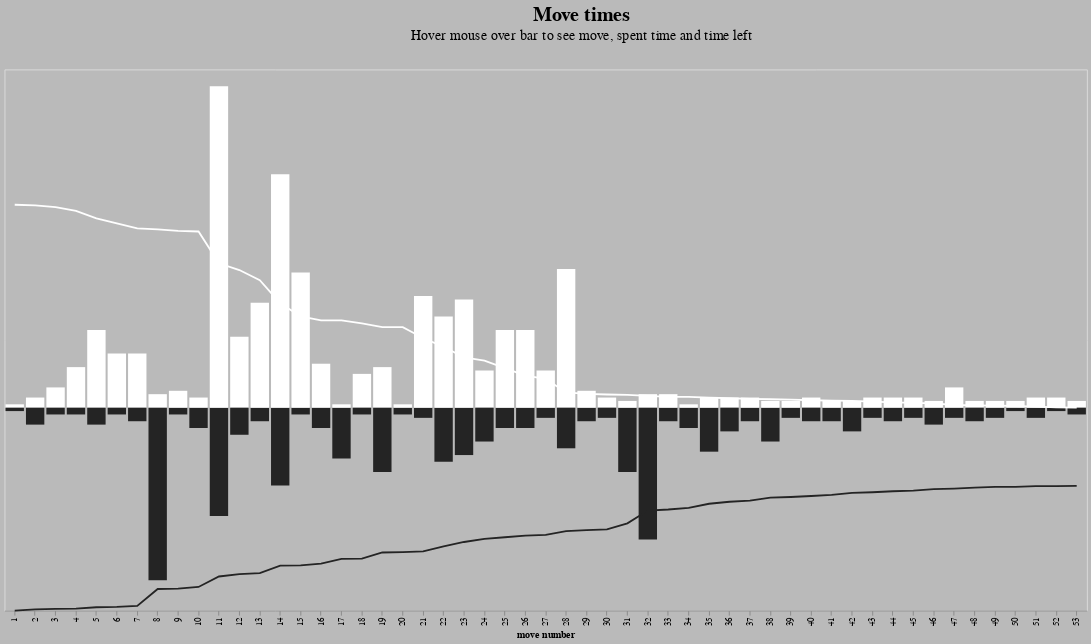

Write notebook code for a chart like this one.
### Code cell
time_left_chart = alt.Chart(clk_eval_corr).mark_line().encode(
    x = alt.X('move number:O', sort='ascending'),
    y = alt.X('time left sec:Q', axis=None),
    color=alt.Color('player:N', scale=alt.Scale(range=['#242424', 'white']), legend=None),
)


time_spent_chart = alt.Chart(clk_eval_corr).mark_bar().encode(
    x = alt.X('move number:O', sort='ascending'),
    y = alt.X('time spent:Q', axis=None),
    color=alt.Color('player:N', scale=alt.Scale(range=['#242424', 'white']), legend=None),
    tooltip=[alt.Tooltip("move"),
             alt.Tooltip("time spent format", title="time spent"),
             alt.Tooltip("time left")]
)


(time_spent_chart + time_left_chart).properties(
    height=600,
    width=1200,
    padding=5,
    title=alt.TitleParams(
        text='Move times',
        subtitle=['Hover mouse over bar to see move, spent time and time left'],
        font='ALTAIR HEAVY',
        fontSize=22,
        subtitleFont='ALTAIR HEAVY',
        dy=-25,
        dx=40,
        subtitleFontSize=16)
).configure(background="#bababa")

### Figure 1 — Vega-Lite specification as saved in the notebook (floating-point values rounded to 4 significant figures)
{"config": {"view": {"continuousWidth": 400, "continuousHeight": 300}, "background": "#bababa"}, "layer": [{"mark": "bar", "encoding": {"color": {"type": "nominal", "field": "player", "legend": null, "scale": {"range": ["#242424", "white"]}}, "tooltip": [{"type": "nominal", "field": "move"}, {"type": "nominal", "field": "time spent format", "title": "time spent"}, {"type": "nominal", "field": "time left"}], "x": {"type": "ordinal", "field": "move number", "sort": "ascending"}, "y": {"type": "quantitative", "axis": null, "field": "time spent"}}}, {"mark": "line", "encoding": {"color": {"type": "nominal", "field": "player", "legend": null, "scale": {"range": ["#242424", "white"]}}, "x": {"type": "ordinal", "field": "move number", "sort": "ascending"}, "y": {"type": "quantitative", "axis": null, "field": "time left sec"}}}], "data": {"name": "data-1a4bd0ec0d1106aaaf187aab7ca2065f"}, "height": 600, "padding": 5, "title": {"text": "Move times", "dx": 40, "dy": -25, "font": "ALTAIR HEAVY", "fontSize": 22, "subtitle": ["Hover mouse over bar to see move, spent time and time left"], "subtitleFont": "ALTAIR HEAVY", "subtitleFontSize": 16}, "width": 1200, "$schema": "https://vega.github.io/schema/vega-lite/v4.8.1.json", "datasets": {"data-1a4bd0ec0d1106aaaf187aab7ca2065f": [{"eval_diff": 0.0, "move": "d2d4", "move number": 1.0, "player": "white", "time left": "0:10:00", "time left sec": "60.0", "time spent": 1.0, "time spent abs": 0.0, "time spent format": "0", "time spent log": 0.0}, {"eval_diff": -0.37, "move": "d7d5", "move number": 1.0, "player": "black", "time left": "0:10:00", "time left sec": "-60.0", "time spent": -1.0, "time spent abs": 0.0, "time spent format": "0", "time spent log": 0.0}, {"eval_diff": -0.37, "move": "c1f4", "move number": 2.0, "player": "white", "time left": "0:09:58", "time left sec": "59.8", "time spent": 3.0, "time spent abs": 2.0, "time spent format": "0:00:02", "time spent log": 0.6931}, {"eval_diff": -1.05, "move": "f7f5", "move number": 2.0, "player": "black", "time left": "0:09:56", "time left sec": "-59.6", "time spent": -5.0, "time spent abs": 4.0, "time spent format": "0:00:04", "time spent log": 1.386}, {"eval_diff": -0.13, "move": "g1f3", "move number": 3.0, "player": "white", "time left": "0:09:53", "time left sec": "59.3", "time spent": 6.0, "time spent abs": 5.0, "time spent format": "0:00:05", "time spent log": 1.609}, {"eval_diff": -1.51, "move": "h7h6", "move number": 3.0, "player": "black", "time left": "0:09:55", "time left sec": "-59.5", "time spent": -2.0, "time spent abs": 1.0, "time spent format": "0:00:01", "time spent log": 0.0}, {"eval_diff": -1.03, "move": "h2h3", "move number": 4.0, "player": "white", "time left": "0:09:42", "time left sec": "58.2", "time spent": 12.0, "time spent abs": 11.0, "time spent format": "0:00:11", "time spent log": 2.398}, {"eval_diff": -0.07, "move": "g7g5", "move number": 4.0, "player": "black", "time left": "0:09:54", "time left sec": "-59.4", "time spent": -2.0, "time spent abs": 1.0, "time spent format": "0:00:01", "time spent log": 0.0}, {"eval_diff": -0.22, "move": "f4e5", "move number": 5.0, "player": "white", "time left": "0:09:20", "time left sec": "56.0", "time spent": 23.0, "time spent abs": 22.0, "time spent format": "0:00:22", "time spent log": 3.091}, {"eval_diff": -0.89, "move": "h8h7", "move number": 5.0, "player": "black", "time left": "0:09:50", "time left sec": "-59.0", "time spent": -5.0, "time spent abs": 4.0, "time spent format": "0:00:04", "time spent log": 1.386}, {"eval_diff": 0.37, "move": "e2e3", "move number": 6.0, "player": "white", "time left": "0:09:05", "time left sec": "54.5", "time spent": 16.0, "time spent abs": 15.0, "time spent format": "0:00:15", "time spent log": 2.708}, {"eval_diff": 0.05, "move": "b8c6", "move number": 6.0, "player": "black", "time left": "0:09:49", "time left sec": "-58.9", "time spent": -2.0, "time spent abs": 1.0, "time spent format": "0:00:01", "time spent log": 0.0}, {"eval_diff": -1.25, "move": "e5h2", "move number": 7.0, "player": "white", "time left": "0:08:50", "time left sec": "53.0", "time spent": 16.0, "time spent abs": 15.0, "time spent format": "0:00:15", "time spent log": 2.708}, {"eval_diff": -1.88, "move": "f8g7", "move number": 7.0, "player": "black", "time left": "0:09:46", "time left sec": "-58.6", "time spent": -4.0, "time spent abs": 3.0, "time spent format": "0:00:03", "time spent log": 1.099}, {"eval_diff": -0.69, "move": "c2c3", "move number": 8.0, "player": "white", "time left": "0:08:47", "time left sec": "52.7", "time spent": 4.0, "time spent abs": 3.0, "time spent format": "0:00:03", "time spent log": 1.099}, {"eval_diff": -1.32, "move": "b7b6", "move number": 8.0, "player": "black", "time left": "0:08:56", "time left sec": "-53.6", "time spent": -51.0, "time spent abs": 50.0, "time spent format": "0:00:50", "time spent log": 3.912}, {"eval_diff": -0.17, "move": "c8b7", "move number": 9.0, "player": "black", "time left": "0:08:55", "time left sec": "-53.5", "time spent": -2.0, "time spent abs": 1.0, "time spent format": "0:00:01", "time spent log": 0.0}, {"eval_diff": -1.22, "move": "b1d2", "move number": 9.0, "player": "white", "time left": "0:08:43", "time left sec": "52.3", "time spent": 5.0, "time spent abs": 4.0, "time spent format": "0:00:04", "time spent log": 1.386}, {"eval_diff": -0.82, "move": "d8d7", "move number": 10.0, "player": "black", "time left": "0:08:50", "time left sec": "-53.0", "time spent": -6.0, "time spent abs": 5.0, "time spent format": "0:00:05", "time spent log": 1.609}, {"eval_diff": -0.29, "move": "f1d3", "move number": 10.0, "player": "white", "time left": "0:08:41", "time left sec": "52.1", "time spent": 3.0, "time spent abs": 2.0, "time spent format": "0:00:02", "time spent log": 0.6931}, {"eval_diff": -0.36, "move": "e7e6", "move number": 11.0, "player": "black", "time left": "0:08:19", "time left sec": "-49.9", "time spent": -32.0, "time spent abs": 31.0, "time spent format": "0:00:31", "time spent log": 3.434}, {"eval_diff": -0.35, "move": "d1c2", "move number": 11.0, "player": "white", "time left": "0:07:07", "time left sec": "42.7", "time spent": 95.0, "time spent abs": 94.0, "time spent format": "0:01:34", "time spent log": 4.543}, {"eval_diff": -1.91, "move": "d3b5", "move number": 12.0, "player": "white", "time left": "0:06:47", "time left sec": "40.7", "time spent": 21.0, "time spent abs": 20.0, "time spent format": "0:00:20", "time spent log": 2.996}, {"eval_diff": -1.44, "move": "e8c8", "move number": 12.0, "player": "black", "time left": "0:08:12", "time left sec": "-49.2", "time spent": -8.0, "time spent abs": 7.0, "time spent format": "0:00:07", "time spent log": 1.946}, {"eval_diff": -0.12, "move": "g8e7", "move number": 13.0, "player": "black", "time left": "0:08:09", "time left sec": "-48.9", "time spent": -4.0, "time spent abs": 3.0, "time spent format": "0:00:03", "time spent log": 1.099}, {"eval_diff": -1.77, "move": "c2a4", "move number": 13.0, "player": "white", "time left": "0:06:17", "time left sec": "37.7", "time spent": 31.0, "time spent abs": 30.0, "time spent format": "0:00:30", "time spent log": 3.401}, {"eval_diff": -1.05, "move": "e7g6", "move number": 14.0, "player": "black", "time left": "0:07:47", "time left sec": "-46.7", "time spent": -23.0, "time spent abs": 22.0, "time spent format": "0:00:22", "time spent log": 3.091}, {"eval_diff": -2.0, "move": "h2e5", "move number": 14.0, "player": "white", "time left": "0:05:09", "time left sec": "30.9", "time spent": 69.0, "time spent abs": 68.0, "time spent format": "0:01:08", "time spent log": 4.22}, {"eval_diff": -0.07, "move": "h7g7", "move number": 15.0, "player": "black", "time left": "0:07:46", "time left sec": "-46.6", "time spent": -2.0, "time spent abs": 1.0, "time spent format": "0:00:01", "time spent log": 0.0}, {"eval_diff": -0.18, "move": "e5g7", "move number": 15.0, "player": "white", "time left": "0:04:30", "time left sec": "27.0", "time spent": 40.0, "time spent abs": 39.0, "time spent format": "0:00:39", "time spent log": 3.664}, {"eval_diff": -0.15, "move": "b7c6", "move number": 16.0, "player": "black", "time left": "0:07:41", "time left sec": "-46.1", "time spent": -6.0, "time spent abs": 5.0, "time spent format": "0:00:05", "time spent log": 1.609}, {"eval_diff": -0.18, "move": "b5c6", "move number": 16.0, "player": "white", "time left": "0:04:18", "time left sec": "25.8", "time spent": 13.0, "time spent abs": 12.0, "time spent format": "0:00:12", "time spent log": 2.485}, {"eval_diff": -0.16, "move": "g5g4", "move number": 17.0, "player": "black", "time left": "0:07:27", "time left sec": "-44.7", "time spent": -15.0, "time spent abs": 14.0, "time spent format": "0:00:14", "time spent log": 2.639}, {"eval_diff": 0.0, "move": "a4a7", "move number": 17.0, "player": "white", "time left": "0:04:18", "time left sec": "25.8", "time spent": 1.0, "time spent abs": 0.0, "time spent format": "0:00:00", "time spent log": 0.0}, {"eval_diff": 0.06, "move": "h3g4", "move number": 18.0, "player": "white", "time left": "0:04:09", "time left sec": "24.9", "time spent": 10.0, "time spent abs": 9.0, "time spent format": "0:00:09", "time spent log": 2.197}, {"eval_diff": -0.15, "move": "f5g4", "move number": 18.0, "player": "black", "time left": "0:07:26", "time left sec": "-44.6", "time spent": -2.0, "time spent abs": 1.0, "time spent format": "0:00:01", "time spent log": 0.0}, {"eval_diff": -0.37, "move": "f3e5", "move number": 19.0, "player": "white", "time left": "0:03:58", "time left sec": "23.8", "time spent": 12.0, "time spent abs": 11.0, "time spent format": "0:00:11", "time spent log": 2.398}, {"eval_diff": 0.0, "move": "g6e5", "move number": 19.0, "player": "black", "time left": "0:07:08", "time left sec": "-42.8", "time spent": -19.0, "time spent abs": 18.0, "time spent format": "0:00:18", "time spent log": 2.89}, {"eval_diff": -0.71, "move": "d7f7", "move number": 20.0, "player": "black", "time left": "0:07:07", "time left sec": "-42.7", "time spent": -2.0, "time spent abs": 1.0, "time spent format": "0:00:01", "time spent log": 0.0}, {"eval_diff": 0.0, "move": "d4e5", "move number": 20.0, "player": "white", "time left": "0:03:58", "time left sec": "23.8", "time spent": 1.0, "time spent abs": 0.0, "time spent format": "0:00:00", "time spent log": 0.0}, {"eval_diff": 0.36, "move": "c8d7", "move number": 21.0, "player": "black", "time left": "0:07:05", "time left sec": "-42.5", "time spent": -3.0, "time spent abs": 2.0, "time spent format": "0:00:02", "time spent log": 0.6931}, {"eval_diff": -0.64, "move": "a2a4", "move number": 21.0, "player": "white", "time left": "0:03:26", "time left sec": "20.6", "time spent": 33.0, "time spent abs": 32.0, "time spent format": "0:00:32", "time spent log": 3.466}, {"eval_diff": -1.5, "move": "d8f8", "move number": 22.0, "player": "black", "time left": "0:06:50", "time left sec": "-41.0", "time spent": -16.0, "time spent abs": 15.0, "time spent format": "0:00:15", "time spent log": 2.708}, {"eval_diff": 0.03, "move": "a7a6", "move number": 22.0, "player": "white", "time left": "0:03:00", "time left sec": "18.0", "time spent": 27.0, "time spent abs": 26.0, "time spent format": "0:00:26", "time spent log": 3.258}, {"eval_diff": -1.47, "move": "g7g5", "move number": 23.0, "player": "black", "time left": "0:06:37", "time left sec": "-39.7", "time spent": -14.0, "time spent abs": 13.0, "time spent format": "0:00:13", "time spent log": 2.565}, {"eval_diff": -2.09, "move": "h1f1", "move number": 23.0, "player": "white", "time left": "0:02:29", "time left sec": "14.9", "time spent": 32.0, "time spent abs": 31.0, "time spent format": "0:00:31", "time spent log": 3.434}, {"eval_diff": -6.69, "move": "c3c4", "move number": 24.0, "player": "white", "time left": "0:02:19", "time left sec": "13.9", "time spent": 11.0, "time spent abs": 10.0, "time spent format": "0:00:10", "time spent log": 2.303}, {"eval_diff": -5.03, "move": "g5e5", "move number": 24.0, "player": "black", "time left": "0:06:28", "time left sec": "-38.8", "time spent": -10.0, "time spent abs": 9.0, "time spent format": "0:00:09", "time spent log": 2.197}, {"eval_diff": -0.06, "move": "e6d5", "move number": 25.0, "player": "black", "time left": "0:06:23", "time left sec": "-38.3", "time spent": -6.0, "time spent abs": 5.0, "time spent format": "0:00:05", "time spent log": 1.609}, {"eval_diff": 0.28, "move": "c4d5", "move number": 25.0, "player": "white", "time left": "0:01:57", "time left sec": "11.7", "time spent": 23.0, "time spent abs": 22.0, "time spent format": "0:00:22", "time spent log": 3.091}, {"eval_diff": -0.44, "move": "d5d4", "move number": 26.0, "player": "black", "time left": "0:06:18", "time left sec": "-37.8", "time spent": -6.0, "time spent abs": 5.0, "time spent format": "0:00:05", "time spent log": 1.609}, {"eval_diff": -1.18, "move": "a4a5", "move number": 26.0, "player": "white", "time left": "0:01:35", "time left sec": "9.5", "time spent": 23.0, "time spent abs": 22.0, "time spent format": "0:00:22", "time spent log": 3.091}, {"eval_diff": -4.0, "move": "c6g2", "move number": 27.0, "player": "black", "time left": "0:06:16", "time left sec": "-37.6", "time spent": -3.0, "time spent abs": 2.0, "time spent format": "0:00:02", "time spent log": 0.6931}, {"eval_diff": -2.2, "move": "a5b6", "move number": 27.0, "player": "white", "time left": "0:01:25", "time left sec": "8.5", "time spent": 11.0, "time spent abs": 10.0, "time spent format": "0:00:10", "time spent log": 2.303}, {"eval_diff": -4.73, "move": "a6d3", "move number": 28.0, "player": "white", "time left": "0:00:45", "time left sec": "4.5", "time spent": 41.0, "time spent abs": 40.0, "time spent format": "0:00:40", "time spent log": 3.689}, {"eval_diff": 0.31, "move": "g2f1", "move number": 28.0, "player": "black", "time left": "0:06:05", "time left sec": "-36.5", "time spent": -12.0, "time spent abs": 11.0, "time spent format": "0:00:11", "time spent log": 2.398}, {"eval_diff": -3.69, "move": "f7d5", "move number": 29.0, "player": "black", "time left": "0:06:02", "time left sec": "-36.2", "time spent": -4.0, "time spent abs": 3.0, "time spent format": "0:00:03", "time spent log": 1.099}, {"eval_diff": 0.15, "move": "d3d4", "move number": 29.0, "player": "white", "time left": "0:00:41", "time left sec": "4.1", "time spent": 5.0, "time spent abs": 4.0, "time spent format": "0:00:04", "time spent log": 1.386}, {"eval_diff": -3.66, "move": "d4d5", "move number": 30.0, "player": "white", "time left": "0:00:39", "time left sec": "3.9", "time spent": 3.0, "time spent abs": 2.0, "time spent format": "0:00:02", "time spent log": 0.6931}, {"eval_diff": -0.19, "move": "e5d5", "move number": 30.0, "player": "black", "time left": "0:06:00", "time left sec": "-36.0", "time spent": -3.0, "time spent abs": 2.0, "time spent format": "0:00:02", "time spent log": 0.6931}, {"eval_diff": -5.43, "move": "f1g2", "move number": 31.0, "player": "black", "time left": "0:05:42", "time left sec": "-34.2", "time spent": -19.0, "time spent abs": 18.0, "time spent format": "0:00:18", "time spent log": 2.89}, {"eval_diff": -1.21, "move": "b6b7", "move number": 31.0, "player": "white", "time left": "0:00:38", "time left sec": "3.8", "time spent": 2.0, "time spent abs": 1.0, "time spent format": "0:00:01", "time spent log": 0.0}, {"eval_diff": -0.03, "move": "a1a8", "move number": 32.0, "player": "white", "time left": "0:00:35", "time left sec": "3.5", "time spent": 4.0, "time spent abs": 3.0, "time spent format": "0:00:03", "time spent log": 1.099}, {"eval_diff": 0.04, "move": "d5f5", "move number": 32.0, "player": "black", "time left": "0:05:04", "time left sec": "-30.4", "time spent": -39.0, "time spent abs": 38.0, "time spent format": "0:00:38", "time spent log": 3.638}, {"eval_diff": 0.03, "move": "f8b8", "move number": 33.0, "player": "black", "time left": "0:05:01", "time left sec": "-30.1", "time spent": -4.0, "time spent abs": 3.0, "time spent format": "0:00:03", "time spent log": 1.099}, {"eval_diff": 0.03, "move": "b7b8q", "move number": 33.0, "player": "white", "time left": "0:00:32", "time left sec": "3.2", "time spent": 4.0, "time spent abs": 3.0, "time spent format": "0:00:03", "time spent log": 1.099}, {"eval_diff": 0.03, "move": "h6h5", "move number": 34.0, "player": "black", "time left": "0:04:56", "time left sec": "-29.6", "time spent": -6.0, "time spent abs": 5.0, "time spent format": "0:00:05", "time spent log": 1.609}, {"eval_diff": -0.01, "move": "a8b8", "move number": 34.0, "player": "white", "time left": "0:00:32", "time left sec": "3.2", "time spent": 1.0, "time spent abs": 0.0, "time spent format": "0:00:00", "time spent log": 0.0}, {"eval_diff": -0.44, "move": "f5g5", "move number": 35.0, "player": "black", "time left": "0:04:44", "time left sec": "-28.4", "time spent": -13.0, "time spent abs": 12.0, "time spent format": "0:00:12", "time spent log": 2.485}, {"eval_diff": -0.86, "move": "b8b4", "move number": 35.0, "player": "white", "time left": "0:00:30", "time left sec": "3.0", "time spent": 3.0, "time spent abs": 2.0, "time spent format": "0:00:02", "time spent log": 0.6931}, {"eval_diff": -1.98, "move": "e3e4", "move number": 36.0, "player": "white", "time left": "0:00:28", "time left sec": "2.8", "time spent": 3.0, "time spent abs": 2.0, "time spent format": "0:00:02", "time spent log": 0.6931}, {"eval_diff": -2.53, "move": "g4g3", "move number": 36.0, "player": "black", "time left": "0:04:38", "time left sec": "-27.8", "time spent": -7.0, "time spent abs": 6.0, "time spent format": "0:00:06", "time spent log": 1.792}, {"eval_diff": 0.16, "move": "g5g3", "move number": 37.0, "player": "black", "time left": "0:04:35", "time left sec": "-27.5", "time spent": -4.0, "time spent abs": 3.0, "time spent format": "0:00:03", "time spent log": 1.099}, {"eval_diff": 0.04, "move": "f2g3", "move number": 37.0, "player": "white", "time left": "0:00:26", "time left sec": "2.6", "time spent": 3.0, "time spent abs": 2.0, "time spent format": "0:00:02", "time spent log": 0.6931}, {"eval_diff": -0.06, "move": "g3g4", "move number": 38.0, "player": "black", "time left": "0:04:26", "time left sec": "-26.6", "time spent": -10.0, "time spent abs": 9.0, "time spent format": "0:00:09", "time spent log": 2.197}, {"eval_diff": 0.13, "move": "e1f2", "move number": 38.0, "player": "white", "time left": "0:00:25", "time left sec": "2.5", "time spent": 2.0, "time spent abs": 1.0, "time spent format": "0:00:01", "time spent log": 0.0}, {"eval_diff": 0.0, "move": "d7e6", "move number": 39.0, "player": "black", "time left": "0:04:24", "time left sec": "-26.4", "time spent": -3.0, "time spent abs": 2.0, "time spent format": "0:00:02", "time spent log": 0.6931}, {"eval_diff": 0.0, "move": "b4d4", "move number": 39.0, "player": "white", "time left": "0:00:24", "time left sec": "2.4", "time spent": 2.0, "time spent abs": 1.0, "time spent format": "0:00:01", "time spent log": 0.0}, {"eval_diff": 0.0, "move": "d2f3", "move number": 40.0, "player": "white", "time left": "0:00:22", "time left sec": "2.2", "time spent": 3.0, "time spent abs": 2.0, "time spent format": "0:00:02", "time spent log": 0.6931}, {"eval_diff": 0.0, "move": "g2f3", "move number": 40.0, "player": "black", "time left": "0:04:21", "time left sec": "-26.1", "time spent": -4.0, "time spent abs": 3.0, "time spent format": "0:00:03", "time spent log": 1.099}, {"eval_diff": 0.0, "move": "g4g7", "move number": 41.0, "player": "black", "time left": "0:04:18", "time left sec": "-25.8", "time spent": -4.0, "time spent abs": 3.0, "time spent format": "0:00:03", "time spent log": 1.099}, {"eval_diff": 0.0, "move": "f2f3", "move number": 41.0, "player": "white", "time left": "0:00:21", "time left sec": "2.1", "time spent": 2.0, "time spent abs": 1.0, "time spent format": "0:00:01", "time spent log": 0.0}, {"eval_diff": 0.0, "move": "g7f7", "move number": 42.0, "player": "black", "time left": "0:04:12", "time left sec": "-25.2", "time spent": -7.0, "time spent abs": 6.0, "time spent format": "0:00:06", "time spent log": 1.792}, {"eval_diff": 0.0, "move": "d4d5", "move number": 42.0, "player": "white", "time left": "0:00:20", "time left sec": "2.0", "time spent": 2.0, "time spent abs": 1.0, "time spent format": "0:00:01", "time spent log": 0.0}, {"eval_diff": 0.0, "move": "f7h7", "move number": 43.0, "player": "black", "time left": "0:04:10", "time left sec": "-25.0", "time spent": -3.0, "time spent abs": 2.0, "time spent format": "0:00:02", "time spent log": 0.6931}, {"eval_diff": 0.0, "move": "f3e3", "move number": 43.0, "player": "white", "time left": "0:00:18", "time left sec": "1.8", "time spent": 3.0, "time spent abs": 2.0, "time spent format": "0:00:02", "time spent log": 0.6931}, {"eval_diff": 0.0, "move": "h5h4", "move number": 44.0, "player": "black", "time left": "0:04:07", "time left sec": "-24.7", "time spent": -4.0, "time spent abs": 3.0, "time spent format": "0:00:03", "time spent log": 1.099}, {"eval_diff": -0.05, "move": "d5g5", "move number": 44.0, "player": "white", "time left": "0:00:16", "time left sec": "1.6", "time spent": 3.0, "time spent abs": 2.0, "time spent format": "0:00:02", "time spent log": 0.6931}, {"eval_diff": -0.05, "move": "h4h3", "move number": 45.0, "player": "black", "time left": "0:04:05", "time left sec": "-24.5", "time spent": -3.0, "time spent abs": 2.0, "time spent format": "0:00:02", "time spent log": 0.6931}, {"eval_diff": 0.0, "move": "e3f2", "move number": 45.0, "player": "white", "time left": "0:00:14", "time left sec": "1.4", "time spent": 3.0, "time spent abs": 2.0, "time spent format": "0:00:02", "time spent log": 0.6931}, {"eval_diff": -0.08, "move": "h7h4", "move number": 46.0, "player": "black", "time left": "0:04:01", "time left sec": "-24.1", "time spent": -5.0, "time spent abs": 4.0, "time spent format": "0:00:04", "time spent log": 1.386}, {"eval_diff": -0.11, "move": "f2g1", "move number": 46.0, "player": "white", "time left": "0:00:13", "time left sec": "1.3", "time spent": 2.0, "time spent abs": 1.0, "time spent format": "0:00:01", "time spent log": 0.0}, {"eval_diff": 0.0, "move": "h4e4", "move number": 47.0, "player": "black", "time left": "0:03:59", "time left sec": "-23.9", "time spent": -3.0, "time spent abs": 2.0, "time spent format": "0:00:02", "time spent log": 0.6931}, {"eval_diff": 0.03, "move": "g5g3", "move number": 47.0, "player": "white", "time left": "0:00:08", "time left sec": "0.8", "time spent": 6.0, "time spent abs": 5.0, "time spent format": "0:00:05", "time spent log": 1.609}, {"eval_diff": 0.0, "move": "g3h3", "move number": 48.0, "player": "white", "time left": "0:00:07", "time left sec": "0.7", "time spent": 2.0, "time spent abs": 1.0, "time spent format": "0:00:01", "time spent log": 0.0}, {"eval_diff": 0.0, "move": "e4b4", "move number": 48.0, "player": "black", "time left": "0:03:56", "time left sec": "-23.6", "time spent": -4.0, "time spent abs": 3.0, "time spent format": "0:00:03", "time spent log": 1.099}, {"eval_diff": 0.0, "move": "e6d5", "move number": 49.0, "player": "black", "time left": "0:03:54", "time left sec": "-23.4", "time spent": -3.0, "time spent abs": 2.0, "time spent format": "0:00:02", "time spent log": 0.6931}, {"eval_diff": 0.0, "move": "h3h6", "move number": 49.0, "player": "white", "time left": "0:00:06", "time left sec": "0.6", "time spent": 2.0, "time spent abs": 1.0, "time spent format": "0:00:01", "time spent log": 0.0}, {"eval_diff": 0.0, "move": "d5c6", "move number": 50.0, "player": "black", "time left": "0:03:54", "time left sec": "-23.4", "time spent": -1.0, "time spent abs": 0.0, "time spent format": "0:00:00", "time spent log": 0.0}, {"eval_diff": 0.0, "move": "h6h7", "move number": 50.0, "player": "white", "time left": "0:00:05", "time left sec": "0.5", "time spent": 2.0, "time spent abs": 1.0, "time spent format": "0:00:01", "time spent log": 0.0}, {"eval_diff": 0.0, "move": "b4b2", "move number": 51.0, "player": "black", "time left": "0:03:52", "time left sec": "-23.2", "time spent": -3.0, "time spent abs": 2.0, "time spent format": "0:00:02", "time spent log": 0.6931}, {"eval_diff": 0.0, "move": "g1f2", "move number": 51.0, "player": "white", "time left": "0:00:03", "time left sec": "0.3", "time spent": 3.0, "time spent abs": 2.0, "time spent format": "0:00:02", "time spent log": 0.6931}, {"eval_diff": 0.0, "move": "b2b3", "move number": 52.0, "player": "black", "time left": "0:03:52", "time left sec": "-23.2", "time spent": -1.0, "time spent abs": 0.0, "time spent format": "0:00:00", "time spent log": 0.0}, {"eval_diff": 0.0, "move": "f2e3", "move number": 52.0, "player": "white", "time left": "0:00:01", "time left sec": "0.1", "time spent": 3.0, "time spent abs": 2.0, "time spent format": "0:00:02", "time spent log": 0.6931}, {"eval_diff": 0.0, "move": "e3d2", "move number": 53.0, "player": "white", "time left": "0:00:00", "time left sec": "0.0", "time spent": 2.0, "time spent abs": 1.0, "time spent format": "0:00:01", "time spent log": 0.0}, {"eval_diff": 0.0, "move": "b3b5", "move number": 53.0, "player": "black", "time left": "0:03:51", "time left sec": "-23.1", "time spent": -2.0, "time spent abs": 1.0, "time spent format": "0:00:01", "time spent log": 0.0}]}}
